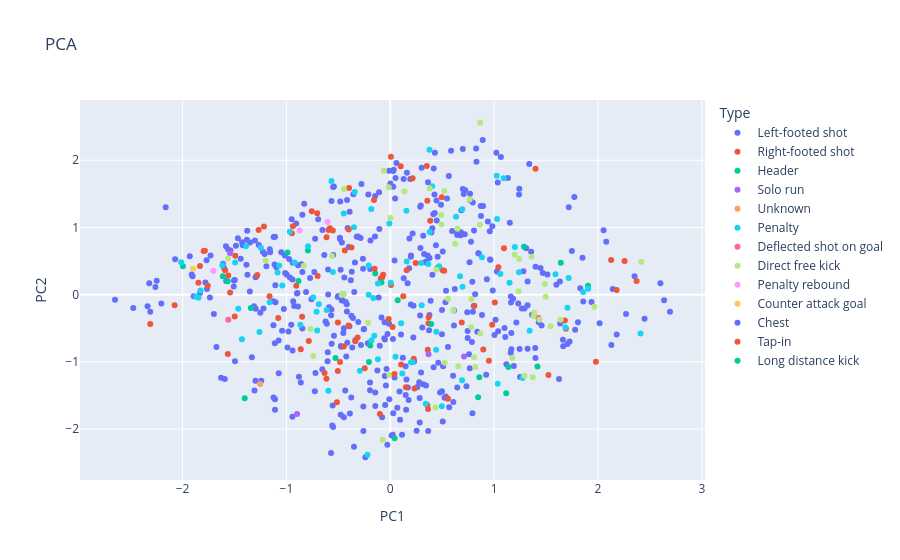
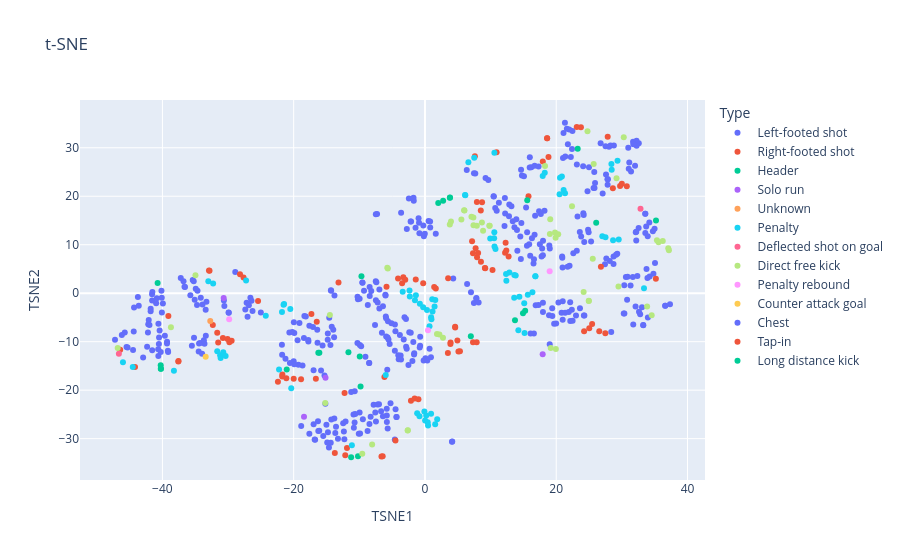

Notebook source saved alongside these figures, in order:
### Markdown cell above
## 7–8. Linked exploration and comparison

The Streamlit dashboard synchronizes a multiselect of stable goal IDs across both projections, original-feature summaries, and the detail table. Trustworthiness compares neighborhood preservation at a common valid k.

### Code cell
px.scatter(coords, x='PC1', y='PC2', color='Type', hover_data=['goal_id','Season','Opponent','Competition','Minute'], title='PCA').show()
px.scatter(coords, x='TSNE1', y='TSNE2', color='Type', hover_data=['goal_id','Season','Opponent','Competition','Minute'], title='t-SNE').show()
print(f"PCA retains {metrics['pca_variance_total']:.1%} variance; k={metrics['trustworthiness_neighbors']}: PCA trust={metrics['pca_trustworthiness']:.3f}, t-SNE trust={metrics['tsne_trustworthiness']:.3f}")

### Figure 1 — Plotly figure (JSON) as saved in the notebook; plotly's stock layout.template omitted (floating-point values rounded to 4 significant figures; data arrays with more than 128 entries replaced by an {"elided": "..."} marker saying what was removed)
{"data": [{"customdata": {"elided": "436x5 str values"}, "hovertemplate": "Type=Left-footed shot<br>PC1=%{x}<br>PC2=%{y}<br>goal_id=%{customdata[0]}<br>Season=%{customdata[1]}<br>Opponent=%{customdata[2]}<br>Competition=%{customdata[3]}<br>Minute=%{customdata[4]}<extra></extra>", "legendgroup": "Left-footed shot", "marker": {"color": "#636efa", "symbol": "circle"}, "mode": "markers", "name": "Left-footed shot", "orientation": "v", "showlegend": true, "type": "scatter", "x": {"elided": "436 float values"}, "xaxis": "x", "y": {"elided": "436 float values"}, "yaxis": "y"}, {"customdata": {"elided": "86x5 str values"}, "hovertemplate": "Type=Right-footed shot<br>PC1=%{x}<br>PC2=%{y}<br>goal_id=%{customdata[0]}<br>Season=%{customdata[1]}<br>Opponent=%{customdata[2]}<br>Competition=%{customdata[3]}<br>Minute=%{customdata[4]}<extra></extra>", "legendgroup": "Right-footed shot", "marker": {"color": "#EF553B", "symbol": "circle"}, "mode": "markers", "name": "Right-footed shot", "orientation": "v", "showlegend": true, "type": "scatter", "x": [-2.311, -2.077, -1.564, -1.832, -1.758, -1.543, -1.498, -1.848, -0.5135, -0.6329, -0.7846, -1.797, -0.8623, -1.591, -1.56, -0.5055, -0.615, -0.1003, -1.785, -1.079, -0.447, -0.246, -0.8494, -1.28, -1.492, -0.3142, -0.5042, 0.364, -0.9052, 0.1499, -0.3372, 0.3565, -0.4022, 0.233, -1.268, 0.2255, -0.6994, 0.1042, 0.5548, 0.02124, -0.01571, -0.9381, 0.3611, -0.9477, -0.6136, -0.5961, 0.3688, -0.0688, -0.7034, 0.1248, -0.5536, 0.9498, -0.5809, -0.756, 0.007308, 0.3671, -0.09239, -0.4379, -0.3999, -0.07924, 0.895, 0.688, 0.5187, 1.523, 0.5042, 0.9812, -0.3972, 1.006, 1.98, -0.1568, 1.691, 0.215, 1.04, 0.1002, 0.3845, 0.3568, 1.681, 1.094, 0.4952, 0.006132, 0.3517, 2.18, 2.372, 2.256, 1.399, 2.126], "xaxis": "x", "y": [-0.4357, -0.1579, -0.8841, 0.4275, 0.1313, 0.03301, -0.3269, 0.1781, -1.601, -1.167, -0.6886, 0.651, -0.8135, 0.3649, 0.286, -1.137, -1.252, -1.776, 0.654, -0.3483, -0.772, -1.096, -0.3286, 0.2907, 0.5799, -0.6372, -0.4144, -1.7, 0.1308, -1.377, -0.6925, -1.646, -0.4584, -1.395, 0.9605, -0.9522, 0.277, -1.039, -1.549, -0.4831, -0.364, 1.017, -0.8191, 0.9135, 0.8546, 0.9626, -0.3346, 0.2966, 1.212, -0.02373, 0.9547, -0.984, 0.9898, 1.242, 0.1438, -0.4239, 0.2389, 0.6579, 0.9699, 0.2555, -0.8171, -0.4159, 0.3568, -1.194, 0.3641, -0.4476, 1.588, -0.1182, -0.9973, 1.408, -0.5092, 1.732, 0.4062, 1.911, 1.101, 1.399, -0.3832, 0.69, 1.449, 2.051, 1.913, 0.06972, 0.2049, 0.5002, 1.873, 0.5159], "yaxis": "y"}, {"customdata": [["goal-0008", "05/06", "Real Zaragoza", "Copa del Rey", "42"], ["goal-0045", "08/09", "Sporting GijÃ³n", "LaLiga", "89"], ["goal-0080", "08/09", "Manchester United", "UEFA Champions League", "70"], ["goal-0083", "09/10", "Getafe CF", "LaLiga", "78"], ["goal-0093", "09/10", "Deportivo de La Coruaa", "LaLiga", "80"], ["goal-0112", "09/10", "Real Zaragoza", "LaLiga", "4"], ["goal-0169", "10/11", "RCD Mallorca", "LaLiga", "38"], ["goal-0193", "11/12", "BATE Borisov", "UEFA Champions League", "38"], ["goal-0210", "11/12", "CA Osasuna", "Copa del Rey", "71"], ["goal-0214", "11/12", "Malaga CF", "LaLiga", "32"], ["goal-0263", "12/13", "Spartak Moscow", "UEFA Champions League", "80"], ["goal-0293", "12/13", "Malaga CF", "Copa del Rey", "79"], ["goal-0323", "13/14", "Real Sociedad", "LaLiga", "8"], ["goal-0358", "14/15", "Granada CF", "LaLiga", "62"], ["goal-0364", "14/15", "Ajax Amsterdam", "UEFA Champions League", "36"], ["goal-0380", "14/15", "Deportivo de La Coruaa", "LaLiga", "11"], ["goal-0397", "14/15", "SD Eibar", "LaLiga", "55"], ["goal-0404", "14/15", "CÃ³rdoba CF", "LaLiga", "47"], ["goal-0409", "14/15", "Deportivo de La Coruaa", "LaLiga", "5"], ["goal-0452", "15/16", "Sporting GijÃ³n", "LaLiga", "13"], ["goal-0454", "16/17", "Sevilla FC", "Supercopa", "55"], ["goal-0489", "16/17", "Sporting GijÃ³n", "LaLiga", "9"], ["goal-0643", "20/21", "Valencia CF", "LaLiga", "45+4"], ["goal-0672", "20/21", "Celta de Vigo", "LaLiga", "28"]], "hovertemplate": "Type=Header<br>PC1=%{x}<br>PC2=%{y}<br>goal_id=%{customdata[0]}<br>Season=%{customdata[1]}<br>Opponent=%{customdata[2]}<br>Competition=%{customdata[3]}<br>Minute=%{customdata[4]}<extra></extra>", "legendgroup": "Header", "marker": {"color": "#00cc96", "symbol": "circle"}, "mode": "markers", "name": "Header", "orientation": "v", "showlegend": true, "type": "scatter", "x": [-1.402, -1.997, -1.343, -1.565, -1.613, 0.04141, -0.5279, -0.1936, -0.8843, -0.2056, -0.7933, -0.9898, 0.8455, -0.1449, 0.3939, 0.8573, -0.08531, 0.07117, 1.116, 1.138, 0.4561, 1.417, 1.287, 1.905], "xaxis": "x", "y": [-1.542, 0.424, -0.1999, 0.1999, 0.2733, -2.137, -0.9445, -0.7569, 0.2032, -1.002, 0.6564, 0.6268, -1.527, 0.3146, -0.436, -1.229, 0.1802, -0.08414, -1.466, -1.076, 0.401, -1.067, 0.7144, 0.1313], "yaxis": "y"}, {"customdata": [["goal-0019", "06/07", "Getafe CF", "Copa del Rey", "29"], ["goal-0179", "10/11", "Real Madrid", "UEFA Champions League", "87"], ["goal-0335", "13/14", "Real Sociedad", "Copa del Rey", "26"], ["goal-0411", "14/15", "Athletic Bilbao", "Copa del Rey", "20"]], "hovertemplate": "Type=Solo run<br>PC1=%{x}<br>PC2=%{y}<br>goal_id=%{customdata[0]}<br>Season=%{customdata[1]}<br>Opponent=%{customdata[2]}<br>Competition=%{customdata[3]}<br>Minute=%{customdata[4]}<extra></extra>", "legendgroup": "Solo run", "marker": {"color": "#ab63fa", "symbol": "circle"}, "mode": "markers", "name": "Solo run", "orientation": "v", "showlegend": true, "type": "scatter", "x": [-0.8978, -1.543, 0.3683, 0.7101], "xaxis": "x", "y": [-1.777, 0.6151, -0.8887, -0.9194], "yaxis": "y"}, {"customdata": [["goal-0023", "06/07", "RCD Espanyol Barcelona", "LaLiga", "43"]], "hovertemplate": "Type=Unknown<br>PC1=%{x}<br>PC2=%{y}<br>goal_id=%{customdata[0]}<br>Season=%{customdata[1]}<br>Opponent=%{customdata[2]}<br>Competition=%{customdata[3]}<br>Minute=%{customdata[4]}<extra></extra>", "legendgroup": "Unknown", "marker": {"color": "#FFA15A", "symbol": "circle"}, "mode": "markers", "name": "Unknown", "orientation": "v", "showlegend": true, "type": "scatter", "x": [-1.253], "xaxis": "x", "y": [-1.33], "yaxis": "y"}, {"customdata": {"elided": "84x5 str values"}, "hovertemplate": "Type=Penalty<br>PC1=%{x}<br>PC2=%{y}<br>goal_id=%{customdata[0]}<br>Season=%{customdata[1]}<br>Opponent=%{customdata[2]}<br>Competition=%{customdata[3]}<br>Minute=%{customdata[4]}<extra></extra>", "legendgroup": "Penalty", "marker": {"color": "#19d3f3", "symbol": "circle"}, "mode": "markers", "name": "Penalty", "orientation": "v", "showlegend": true, "type": "scatter", "x": [-1.846, -1.87, -1.828, -1.429, -0.2201, -1.464, -2.014, -1.26, -0.5965, -1.162, -1.617, -1.494, -0.293, -1.04, -0.7041, -0.8661, 0.3414, 0.1156, 0.0501, -1.246, -0.7098, -0.6124, 0.4961, -0.1823, -1.389, -1.086, -0.1191, -0.6881, -0.7423, -1.071, -0.4559, -0.9219, 0.2156, 0.1993, -0.1543, 0.104, 0.4413, -0.1632, -0.2084, -0.5527, -0.9685, -0.792, 0.6913, 0.3025, -0.1188, -0.2073, 0.004876, 0.4427, 1.035, 0.1583, 1.273, -0.448, -0.35, 0.2959, -0.5668, 0.3652, 0.4712, -0.3427, 0.6719, 0.6957, -0.1831, -0.008737, 0.1552, 1.342, 0.3793, 0.6336, 1.148, 1.06, 0.8823, 1.686, 1.239, 1.706, 0.4031, 0.6929, 1.2, 1.59, 1.905, 0.3776, 2.41, 1.029, 1.857, 1.718, 1.092, 1.025], "xaxis": "x", "y": [-0.04703, -0.02945, 0.06298, -0.6639, -2.381, -0.2093, 0.4827, -0.5558, -1.429, -0.1131, 0.4384, 0.477, -1.133, 0.1368, -0.5342, -0.4466, -1.622, -1.175, -0.9258, 0.6972, -0.2562, -0.2296, -1.662, -0.6838, 0.7196, 0.3302, -0.9621, -0.1415, -0.03805, 0.4354, 0.01029, 0.4768, -1.008, -1.005, -0.6109, -0.4255, -0.8187, -0.04986, -0.001088, 0.3377, 0.9374, 0.7217, -1.274, -0.1591, 0.1678, 0.4356, 0.1755, -0.5533, -1.326, 0.4918, -1.241, 1.207, 1.002, 0.4703, 1.692, 0.4563, 0.4223, 1.527, 0.2721, 0.1189, 1.274, 1.058, 1.249, -0.5375, 0.9308, 1.159, 0.179, 0.3073, 0.5583, -0.4872, 0.3332, -0.1953, 1.612, 1.27, 0.7103, 0.3044, 0.08888, 2.156, -0.579, 1.125, 0.03941, 0.247, 1.734, 1.771], "yaxis": "y"}, {"customdata": [["goal-0033", "07/08", "VfB Stuttgart", "UEFA Champions League", "66"], ["goal-0533", "17/18", "RCD Espanyol Barcelona", "Copa del Rey", "25"]], "hovertemplate": "Type=Deflected shot on goal<br>PC1=%{x}<br>PC2=%{y}<br>goal_id=%{customdata[0]}<br>Season=%{customdata[1]}<br>Opponent=%{customdata[2]}<br>Competition=%{customdata[3]}<br>Minute=%{customdata[4]}<extra></extra>", "legendgroup": "Deflected shot on goal", "marker": {"color": "#FF6692", "symbol": "circle"}, "mode": "markers", "name": "Deflected shot on goal", "orientation": "v", "showlegend": true, "type": "scatter", "x": [-1.56, 1.424], "xaxis": "x", "y": [-0.3744, -0.3438], "yaxis": "y"}, {"customdata": {"elided": "52x5 str values"}, "hovertemplate": "Type=Direct free kick<br>PC1=%{x}<br>PC2=%{y}<br>goal_id=%{customdata[0]}<br>Season=%{customdata[1]}<br>Opponent=%{customdata[2]}<br>Competition=%{customdata[3]}<br>Minute=%{customdata[4]}<extra></extra>", "legendgroup": "Direct free kick", "marker": {"color": "#B6E880", "symbol": "circle"}, "mode": "markers", "name": "Direct free kick", "orientation": "v", "showlegend": true, "type": "scatter", "x": [-0.07295, -1.563, -0.7422, -0.7666, -1.201, -0.009022, 0.4351, -0.2155, -0.4685, -0.8327, -0.4459, 0.6549, 0.5241, -0.5609, 0.8063, 0.8179, 1.372, 1.175, 0.6063, 0.5562, 0.8678, 0.7795, 1.292, 0.4445, -0.446, 0.002848, 0.7822, 0.6248, -0.0143, 0.1358, 1.236, 1.437, 1.38, 1.386, 0.6465, 1.496, 1.544, 0.4932, 1.64, 0.4892, -0.06194, 0.3803, 0.5191, 1.488, 1.242, 1.198, 0.8618, 1.36, 1.965, 0.7648, 2.418, 0.8655], "xaxis": "x", "y": [-2.16, 0.5377, -0.9116, -0.5099, 0.5071, -1.196, -1.68, -0.4163, -0.003521, 0.4308, 0.01101, -1.064, -1.013, 0.5766, -0.9323, -1.076, -1.228, -0.9444, -0.234, -0.06143, -0.5788, -0.4815, -1.208, 0.3716, 1.573, 1.145, -0.06461, 0.7559, 1.599, 1.536, 0.0512, -0.3747, -0.3182, -0.2689, 0.9818, -0.02937, -0.4705, 1.045, -0.372, 1.186, 1.843, 1.58, 1.543, 0.1577, 0.53, 0.5932, 1.04, 0.5652, -0.1817, 1.417, 0.4908, 2.558], "yaxis": "y"}, {"customdata": [["goal-0053", "08/09", "Benidorm CD", "Copa del Rey", "86"], ["goal-0351", "13/14", "Real Betis Balompie", "LaLiga", "86"], ["goal-0383", "14/15", "Atletico de Madrid", "Copa del Rey", "85"]], "hovertemplate": "Type=Penalty rebound<br>PC1=%{x}<br>PC2=%{y}<br>goal_id=%{customdata[0]}<br>Season=%{customdata[1]}<br>Opponent=%{customdata[2]}<br>Competition=%{customdata[3]}<br>Minute=%{customdata[4]}<extra></extra>", "legendgroup": "Penalty rebound", "marker": {"color": "#FF97FF", "symbol": "circle"}, "mode": "markers", "name": "Penalty rebound", "orientation": "v", "showlegend": true, "type": "scatter", "x": [-1.704, -0.8735, -0.6042], "xaxis": "x", "y": [0.3546, 0.9562, 1.08], "yaxis": "y"}, {"customdata": [["goal-0058", "08/09", "Real Madrid", "LaLiga", "89"]], "hovertemplate": "Type=Counter attack goal<br>PC1=%{x}<br>PC2=%{y}<br>goal_id=%{customdata[0]}<br>Season=%{customdata[1]}<br>Opponent=%{customdata[2]}<br>Competition=%{customdata[3]}<br>Minute=%{customdata[4]}<extra></extra>", "legendgroup": "Counter attack goal", "marker": {"color": "#FECB52", "symbol": "circle"}, "mode": "markers", "name": "Counter attack goal", "orientation": "v", "showlegend": true, "type": "scatter", "x": [-1.899], "xaxis": "x", "y": [0.3871], "yaxis": "y"}, {"customdata": [["goal-0096", "09/10", "Club Estudiantes de La Plata", "FIFA Club World Cup", "110"]], "hovertemplate": "Type=Chest<br>PC1=%{x}<br>PC2=%{y}<br>goal_id=%{customdata[0]}<br>Season=%{customdata[1]}<br>Opponent=%{customdata[2]}<br>Competition=%{customdata[3]}<br>Minute=%{customdata[4]}<extra></extra>", "legendgroup": "Chest", "marker": {"color": "#636efa", "symbol": "circle"}, "mode": "markers", "name": "Chest", "orientation": "v", "showlegend": true, "type": "scatter", "x": [-2.163], "xaxis": "x", "y": [1.299], "yaxis": "y"}, {"customdata": [["goal-0148", "10/11", "UD Almera", "LaLiga", "36"], ["goal-0149", "10/11", "UD Almera", "LaLiga", "67"], ["goal-0220", "11/12", "Valencia CF", "LaLiga", "27"], ["goal-0271", "12/13", "Celtic FC", "UEFA Champions League", "90+1"], ["goal-0367", "14/15", "Sevilla FC", "LaLiga", "73"], ["goal-0394", "14/15", "Rayo Vallecano", "LaLiga", "63"], ["goal-0420", "15/16", "AS Roma", "UEFA Champions League", "60"], ["goal-0430", "15/16", "Granada CF", "LaLiga", "58"], ["goal-0498", "16/17", "Real Sociedad", "LaLiga", "37"]], "hovertemplate": "Type=Tap-in<br>PC1=%{x}<br>PC2=%{y}<br>goal_id=%{customdata[0]}<br>Season=%{customdata[1]}<br>Opponent=%{customdata[2]}<br>Competition=%{customdata[3]}<br>Minute=%{customdata[4]}<extra></extra>", "legendgroup": "Tap-in", "marker": {"color": "#EF553B", "symbol": "circle"}, "mode": "markers", "name": "Tap-in", "orientation": "v", "showlegend": true, "type": "scatter", "x": [-0.4841, -1.162, 0.04082, -1.216, -0.3738, -0.1511, 0.2435, 0.1577, 0.8101], "xaxis": "x", "y": [-1.001, -0.02296, -1.182, 1.016, 0.7, 0.3867, 0.4714, 0.3643, -0.1654], "yaxis": "y"}, {"customdata": [["goal-0659", "20/21", "Paris Saint-Germain", "UEFA Champions League", "37"]], "hovertemplate": "Type=Long distance kick<br>PC1=%{x}<br>PC2=%{y}<br>goal_id=%{customdata[0]}<br>Season=%{customdata[1]}<br>Opponent=%{customdata[2]}<br>Competition=%{customdata[3]}<br>Minute=%{customdata[4]}<extra></extra>", "legendgroup": "Long distance kick", "marker": {"color": "#00cc96", "symbol": "circle"}, "mode": "markers", "name": "Long distance kick", "orientation": "v", "showlegend": true, "type": "scatter", "x": [1.642], "xaxis": "x", "y": [0.4755], "yaxis": "y"}], "layout": {"legend": {"title": {"text": "Type"}, "tracegroupgap": 0}, "title": {"text": "PCA"}, "xaxis": {"anchor": "y", "domain": [0.0, 1.0], "title": {"text": "PC1"}}, "yaxis": {"anchor": "x", "domain": [0.0, 1.0], "title": {"text": "PC2"}}}}

### Figure 2 — Plotly figure (JSON) as saved in the notebook; plotly's stock layout.template omitted (floating-point values rounded to 4 significant figures; data arrays with more than 128 entries replaced by an {"elided": "..."} marker saying what was removed)
{"data": [{"customdata": {"elided": "436x5 str values"}, "hovertemplate": "Type=Left-footed shot<br>TSNE1=%{x}<br>TSNE2=%{y}<br>goal_id=%{customdata[0]}<br>Season=%{customdata[1]}<br>Opponent=%{customdata[2]}<br>Competition=%{customdata[3]}<br>Minute=%{customdata[4]}<extra></extra>", "legendgroup": "Left-footed shot", "marker": {"color": "#636efa", "symbol": "circle"}, "mode": "markers", "name": "Left-footed shot", "orientation": "v", "showlegend": true, "type": "scatter", "x": {"elided": "436 float values"}, "xaxis": "x", "y": {"elided": "436 float values"}, "yaxis": "y"}, {"customdata": {"elided": "86x5 str values"}, "hovertemplate": "Type=Right-footed shot<br>TSNE1=%{x}<br>TSNE2=%{y}<br>goal_id=%{customdata[0]}<br>Season=%{customdata[1]}<br>Opponent=%{customdata[2]}<br>Competition=%{customdata[3]}<br>Minute=%{customdata[4]}<extra></extra>", "legendgroup": "Right-footed shot", "marker": {"color": "#EF553B", "symbol": "circle"}, "mode": "markers", "name": "Right-footed shot", "orientation": "v", "showlegend": true, "type": "scatter", "x": [-4.493, -31.5, -32.32, -46.43, -44.17, -30.78, -37.54, -37.58, -32.82, -25.43, -27.64, -29.45, -39.09, -30.07, 3.495, -17.3, -13.73, -32.9, -29.8, -31.65, -28.18, -21.72, 4.608, 3.879, 5.101, -6.178, 4.597, -3.297, 4.942, -3.481, -0.2696, -3.003, -16.49, -13.17, -2.134, -21.74, 3.898, -12.14, -4.097, -11.88, -12.25, 5.331, -1.405, -1.571, -0.9936, 7.32, -21.12, -20.0, -18.88, 7.934, 8.53, 10.91, 9.133, 9.18, 7.318, 1.405, 1.652, 24.25, 29.73, 8.098, -22.4, 7.18, 7.718, 7.913, 7.606, 8.506, 10.29, 3.53, 18.82, 27.48, 8.698, 30.0, 35.18, 26.81, 25.03, 30.75, 17.96, 15.78, 7.882, 25.47, 26.56, 18.6, 18.62, 23.76, 27.84, 23.13], "xaxis": "x", "y": [-30.39, -10.17, -6.571, -11.64, -15.2, -9.229, -14.01, -14.1, 4.638, -1.619, 3.232, -9.819, -4.695, -9.434, -12.35, -4.269, -32.98, 4.682, -10.13, -8.147, 3.916, -16.77, -7.061, -10.46, -12.03, -17.29, -6.922, 3.309, -9.746, 2.036, 2.068, 2.759, -5.91, 2.198, -22.16, -17.17, -10.17, -33.41, 3.051, -31.92, -20.57, -11.96, 2.808, -21.73, -21.85, -10.11, -17.54, -17.63, -17.76, 7.416, 6.468, 29.07, 5.218, 5.137, 8.226, 1.271, 0.9728, -7.845, 22.09, 8.292, -18.25, 10.7, 9.29, 18.82, 28.22, 17.04, 4.782, 3.062, 28.1, -8.25, 18.78, 22.56, 2.983, 5.463, -7.212, 22.06, 27.16, 20.02, -10.14, -6.345, -7.838, 31.96, 31.97, 34.22, 32.28, 34.29], "yaxis": "y"}, {"customdata": [["goal-0008", "05/06", "Real Zaragoza", "Copa del Rey", "42"], ["goal-0045", "08/09", "Sporting GijÃ³n", "LaLiga", "89"], ["goal-0080", "08/09", "Manchester United", "UEFA Champions League", "70"], ["goal-0083", "09/10", "Getafe CF", "LaLiga", "78"], ["goal-0093", "09/10", "Deportivo de La Coruaa", "LaLiga", "80"], ["goal-0112", "09/10", "Real Zaragoza", "LaLiga", "4"], ["goal-0169", "10/11", "RCD Mallorca", "LaLiga", "38"], ["goal-0193", "11/12", "BATE Borisov", "UEFA Champions League", "38"], ["goal-0210", "11/12", "CA Osasuna", "Copa del Rey", "71"], ["goal-0214", "11/12", "Malaga CF", "LaLiga", "32"], ["goal-0263", "12/13", "Spartak Moscow", "UEFA Champions League", "80"], ["goal-0293", "12/13", "Malaga CF", "Copa del Rey", "79"], ["goal-0323", "13/14", "Real Sociedad", "LaLiga", "8"], ["goal-0358", "14/15", "Granada CF", "LaLiga", "62"], ["goal-0364", "14/15", "Ajax Amsterdam", "UEFA Champions League", "36"], ["goal-0380", "14/15", "Deportivo de La Coruaa", "LaLiga", "11"], ["goal-0397", "14/15", "SD Eibar", "LaLiga", "55"], ["goal-0404", "14/15", "CÃ³rdoba CF", "LaLiga", "47"], ["goal-0409", "14/15", "Deportivo de La Coruaa", "LaLiga", "5"], ["goal-0452", "15/16", "Sporting GijÃ³n", "LaLiga", "13"], ["goal-0454", "16/17", "Sevilla FC", "Supercopa", "55"], ["goal-0489", "16/17", "Sporting GijÃ³n", "LaLiga", "9"], ["goal-0643", "20/21", "Valencia CF", "LaLiga", "45+4"], ["goal-0672", "20/21", "Celta de Vigo", "LaLiga", "28"]], "hovertemplate": "Type=Header<br>TSNE1=%{x}<br>TSNE2=%{y}<br>goal_id=%{customdata[0]}<br>Season=%{customdata[1]}<br>Opponent=%{customdata[2]}<br>Competition=%{customdata[3]}<br>Minute=%{customdata[4]}<extra></extra>", "legendgroup": "Header", "marker": {"color": "#00cc96", "symbol": "circle"}, "mode": "markers", "name": "Header", "orientation": "v", "showlegend": true, "type": "scatter", "x": [-11.66, -40.26, -16.25, -40.25, -40.21, -40.73, -10.2, -21.06, -9.934, -11.24, -16.08, -9.81, -9.674, 6.991, 13.72, 2.025, 15.27, 14.93, 2.771, 3.795, 15.59, 3.814, 26.09, 35.2], "xaxis": "x", "y": [-12.19, -14.86, -12.28, -15.6, -15.58, 2.123, -33.63, -15.73, -13.03, -33.84, -12.29, -19.25, 3.473, -8.868, -5.577, 18.59, -3.633, -4.149, 19.07, 19.71, 19.16, 19.72, 14.52, 15.01], "yaxis": "y"}, {"customdata": [["goal-0019", "06/07", "Getafe CF", "Copa del Rey", "29"], ["goal-0179", "10/11", "Real Madrid", "UEFA Champions League", "87"], ["goal-0335", "13/14", "Real Sociedad", "Copa del Rey", "26"], ["goal-0411", "14/15", "Athletic Bilbao", "Copa del Rey", "20"]], "hovertemplate": "Type=Solo run<br>TSNE1=%{x}<br>TSNE2=%{y}<br>goal_id=%{customdata[0]}<br>Season=%{customdata[1]}<br>Opponent=%{customdata[2]}<br>Competition=%{customdata[3]}<br>Minute=%{customdata[4]}<extra></extra>", "legendgroup": "Solo run", "marker": {"color": "#ab63fa", "symbol": "circle"}, "mode": "markers", "name": "Solo run", "orientation": "v", "showlegend": true, "type": "scatter", "x": [-30.67, -15.15, -18.43, 17.94], "xaxis": "x", "y": [-0.9742, -17.46, -25.48, -12.6], "yaxis": "y"}, {"customdata": [["goal-0023", "06/07", "RCD Espanyol Barcelona", "LaLiga", "43"]], "hovertemplate": "Type=Unknown<br>TSNE1=%{x}<br>TSNE2=%{y}<br>goal_id=%{customdata[0]}<br>Season=%{customdata[1]}<br>Opponent=%{customdata[2]}<br>Competition=%{customdata[3]}<br>Minute=%{customdata[4]}<extra></extra>", "legendgroup": "Unknown", "marker": {"color": "#FFA15A", "symbol": "circle"}, "mode": "markers", "name": "Unknown", "orientation": "v", "showlegend": true, "type": "scatter", "x": [-32.71], "xaxis": "x", "y": [-5.746], "yaxis": "y"}, {"customdata": {"elided": "84x5 str values"}, "hovertemplate": "Type=Penalty<br>TSNE1=%{x}<br>TSNE2=%{y}<br>goal_id=%{customdata[0]}<br>Season=%{customdata[1]}<br>Opponent=%{customdata[2]}<br>Competition=%{customdata[3]}<br>Minute=%{customdata[4]}<extra></extra>", "legendgroup": "Penalty", "marker": {"color": "#19d3f3", "symbol": "circle"}, "mode": "markers", "name": "Penalty", "orientation": "v", "showlegend": true, "type": "scatter", "x": [-31.65, -31.21, -30.73, -46.01, -33.0, -31.13, -38.24, -44.52, -32.28, -27.25, -30.37, -1.186, -1.525, -24.25, 0.3064, 0.4743, -3.391, -22.23, -21.78, 0.6938, 1.56, 1.156, -21.46, -21.55, -0.8335, -0.08535, -0.7764, -0.2705, 0.9357, 0.9856, -5.974, 0.1922, -1.386, -2.307, -11.13, 1.111, -20.52, 1.467, -20.38, 0.4193, 0.02145, 0.9332, -2.351, 16.83, 1.867, 1.576, 10.75, 15.12, 6.112, 6.616, 6.15, 15.17, 15.67, 14.38, 16.37, 14.23, 16.81, 13.62, 10.58, 7.507, 12.86, 12.36, 12.4, 20.51, 33.37, 28.66, 10.54, 9.941, 10.59, 17.94, 13.6, 10.57, 27.02, 13.83, 29.52, 21.34, 20.86, 29.34, 18.25, 27.51, 20.58, 21.13, 28.45, 28.41], "xaxis": "x", "y": [-11.99, -12.78, -12.19, -14.22, 2.453, -13.35, -15.98, -15.21, 1.985, 2.623, -12.97, -24.77, -1.466, -4.647, -3.447, -27.27, 0.2868, -15.74, -3.88, -6.836, -27.02, -3.773, -2.217, -2.383, -25.39, -24.39, -2.161, -2.878, -4.961, -5.364, -16.89, -25.24, -0.448, -0.677, -31.37, -1.268, -3.259, -2.74, -19.58, -26.62, -26.27, -24.88, 0.5616, 3.475, -26.0, -1.421, 9.121, -2.05, 20.27, 27.0, 20.21, -8.189, -0.3348, -0.7171, 0.1728, -7.644, 3.496, 3.771, 28.95, 27.92, 4.274, 3.978, 2.545, 20.42, 1.022, 10.93, 11.32, 11.31, 9.627, 24.15, -0.9336, 12.55, 11.72, 3.67, 11.09, 20.63, 24.08, 27.3, 24.83, 11.55, 23.8, 21.3, 25.46, 26.63], "yaxis": "y"}, {"customdata": [["goal-0033", "07/08", "VfB Stuttgart", "UEFA Champions League", "66"], ["goal-0533", "17/18", "RCD Espanyol Barcelona", "Copa del Rey", "25"]], "hovertemplate": "Type=Deflected shot on goal<br>TSNE1=%{x}<br>TSNE2=%{y}<br>goal_id=%{customdata[0]}<br>Season=%{customdata[1]}<br>Opponent=%{customdata[2]}<br>Competition=%{customdata[3]}<br>Minute=%{customdata[4]}<extra></extra>", "legendgroup": "Deflected shot on goal", "marker": {"color": "#FF6692", "symbol": "circle"}, "mode": "markers", "name": "Deflected shot on goal", "orientation": "v", "showlegend": true, "type": "scatter", "x": [-46.63, 32.84], "xaxis": "x", "y": [-12.48, 17.4], "yaxis": "y"}, {"customdata": {"elided": "52x5 str values"}, "hovertemplate": "Type=Direct free kick<br>TSNE1=%{x}<br>TSNE2=%{y}<br>goal_id=%{customdata[0]}<br>Season=%{customdata[1]}<br>Opponent=%{customdata[2]}<br>Competition=%{customdata[3]}<br>Minute=%{customdata[4]}<extra></extra>", "legendgroup": "Direct free kick", "marker": {"color": "#B6E880", "symbol": "circle"}, "mode": "markers", "name": "Direct free kick", "orientation": "v", "showlegend": true, "type": "scatter", "x": [-34.96, -46.81, -38.7, -8.046, -2.604, -9.548, -5.655, -15.19, 2.202, -2.636, 1.832, -14.48, -5.736, 2.744, 7.081, 3.785, 5.964, 6.017, 7.393, 19.08, 8.678, 7.375, 5.551, 19.16, 24.96, 19.94, 7.905, 25.71, 29.48, 25.57, 36.23, 37.07, 35.59, 35.34, 19.91, 18.3, 3.963, 24.18, 37.17, 19.81, 24.96, 29.19, 20.3, 8.856, 9.809, 9.863, 19.03, 34.54, 22.4, 33.85, 24.76, 30.29], "xaxis": "x", "y": [3.693, -11.33, -7.013, -31.22, -28.27, -33.1, 5.104, -22.63, -8.498, -28.33, -8.424, -4.474, 5.248, -9.169, 15.78, 14.18, 17.12, 17.08, 14.03, 15.27, 14.58, 15.6, 15.22, -11.3, -1.594, -11.5, 13.93, 26.65, 1.377, 7.104, 10.79, 9.291, 10.51, 10.91, 11.44, 26.24, 14.78, 0.264, 8.866, 12.51, -1.574, 23.72, 12.18, 12.89, 13.93, 13.93, 12.19, -4.568, 17.94, -2.731, 33.4, 32.14], "yaxis": "y"}, {"customdata": [["goal-0053", "08/09", "Benidorm CD", "Copa del Rey", "86"], ["goal-0351", "13/14", "Real Betis Balompie", "LaLiga", "86"], ["goal-0383", "14/15", "Atletico de Madrid", "Copa del Rey", "85"]], "hovertemplate": "Type=Penalty rebound<br>TSNE1=%{x}<br>TSNE2=%{y}<br>goal_id=%{customdata[0]}<br>Season=%{customdata[1]}<br>Opponent=%{customdata[2]}<br>Competition=%{customdata[3]}<br>Minute=%{customdata[4]}<extra></extra>", "legendgroup": "Penalty rebound", "marker": {"color": "#FF97FF", "symbol": "circle"}, "mode": "markers", "name": "Penalty rebound", "orientation": "v", "showlegend": true, "type": "scatter", "x": [-29.83, 0.4588, 19.0], "xaxis": "x", "y": [-5.364, -7.66, 4.55], "yaxis": "y"}, {"customdata": [["goal-0058", "08/09", "Real Madrid", "LaLiga", "89"]], "hovertemplate": "Type=Counter attack goal<br>TSNE1=%{x}<br>TSNE2=%{y}<br>goal_id=%{customdata[0]}<br>Season=%{customdata[1]}<br>Opponent=%{customdata[2]}<br>Competition=%{customdata[3]}<br>Minute=%{customdata[4]}<extra></extra>", "legendgroup": "Counter attack goal", "marker": {"color": "#FECB52", "symbol": "circle"}, "mode": "markers", "name": "Counter attack goal", "orientation": "v", "showlegend": true, "type": "scatter", "x": [-33.4], "xaxis": "x", "y": [-13.12], "yaxis": "y"}, {"customdata": [["goal-0096", "09/10", "Club Estudiantes de La Plata", "FIFA Club World Cup", "110"]], "hovertemplate": "Type=Chest<br>TSNE1=%{x}<br>TSNE2=%{y}<br>goal_id=%{customdata[0]}<br>Season=%{customdata[1]}<br>Opponent=%{customdata[2]}<br>Competition=%{customdata[3]}<br>Minute=%{customdata[4]}<extra></extra>", "legendgroup": "Chest", "marker": {"color": "#636efa", "symbol": "circle"}, "mode": "markers", "name": "Chest", "orientation": "v", "showlegend": true, "type": "scatter", "x": [-47.22], "xaxis": "x", "y": [-9.582], "yaxis": "y"}, {"customdata": [["goal-0148", "10/11", "UD Almera", "LaLiga", "36"], ["goal-0149", "10/11", "UD Almera", "LaLiga", "67"], ["goal-0220", "11/12", "Valencia CF", "LaLiga", "27"], ["goal-0271", "12/13", "Celtic FC", "UEFA Champions League", "90+1"], ["goal-0367", "14/15", "Sevilla FC", "LaLiga", "73"], ["goal-0394", "14/15", "Rayo Vallecano", "LaLiga", "63"], ["goal-0420", "15/16", "AS Roma", "UEFA Champions League", "60"], ["goal-0430", "15/16", "Granada CF", "LaLiga", "58"], ["goal-0498", "16/17", "Real Sociedad", "LaLiga", "37"]], "hovertemplate": "Type=Tap-in<br>TSNE1=%{x}<br>TSNE2=%{y}<br>goal_id=%{customdata[0]}<br>Season=%{customdata[1]}<br>Opponent=%{customdata[2]}<br>Competition=%{customdata[3]}<br>Minute=%{customdata[4]}<extra></extra>", "legendgroup": "Tap-in", "marker": {"color": "#EF553B", "symbol": "circle"}, "mode": "markers", "name": "Tap-in", "orientation": "v", "showlegend": true, "type": "scatter", "x": [-6.627, -6.441, -5.854, -16.62, 12.74, 12.21, 28.63, 12.39, 12.29], "xaxis": "x", "y": [-33.68, -33.61, 1.342, -17.64, 7.565, 8.359, 21.67, 8.791, 10.39], "yaxis": "y"}, {"customdata": [["goal-0659", "20/21", "Paris Saint-Germain", "UEFA Champions League", "37"]], "hovertemplate": "Type=Long distance kick<br>TSNE1=%{x}<br>TSNE2=%{y}<br>goal_id=%{customdata[0]}<br>Season=%{customdata[1]}<br>Opponent=%{customdata[2]}<br>Competition=%{customdata[3]}<br>Minute=%{customdata[4]}<extra></extra>", "legendgroup": "Long distance kick", "marker": {"color": "#00cc96", "symbol": "circle"}, "mode": "markers", "name": "Long distance kick", "orientation": "v", "showlegend": true, "type": "scatter", "x": [23.27], "xaxis": "x", "y": [29.82], "yaxis": "y"}], "layout": {"legend": {"title": {"text": "Type"}, "tracegroupgap": 0}, "title": {"text": "t-SNE"}, "xaxis": {"anchor": "y", "domain": [0.0, 1.0], "title": {"text": "TSNE1"}}, "yaxis": {"anchor": "x", "domain": [0.0, 1.0], "title": {"text": "TSNE2"}}}}
